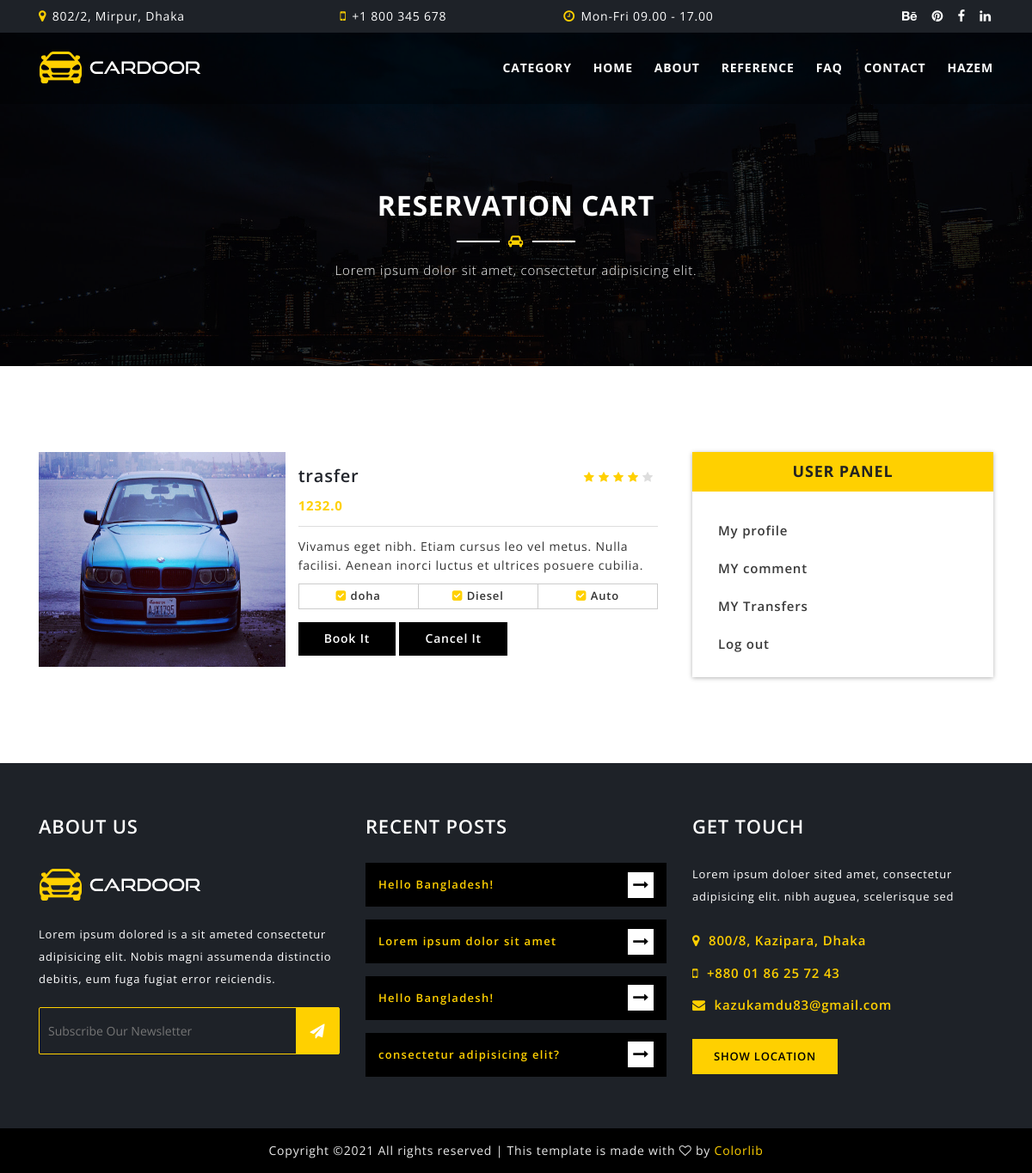
Page /reservations/reservcart (signed in) on the earlier database version.
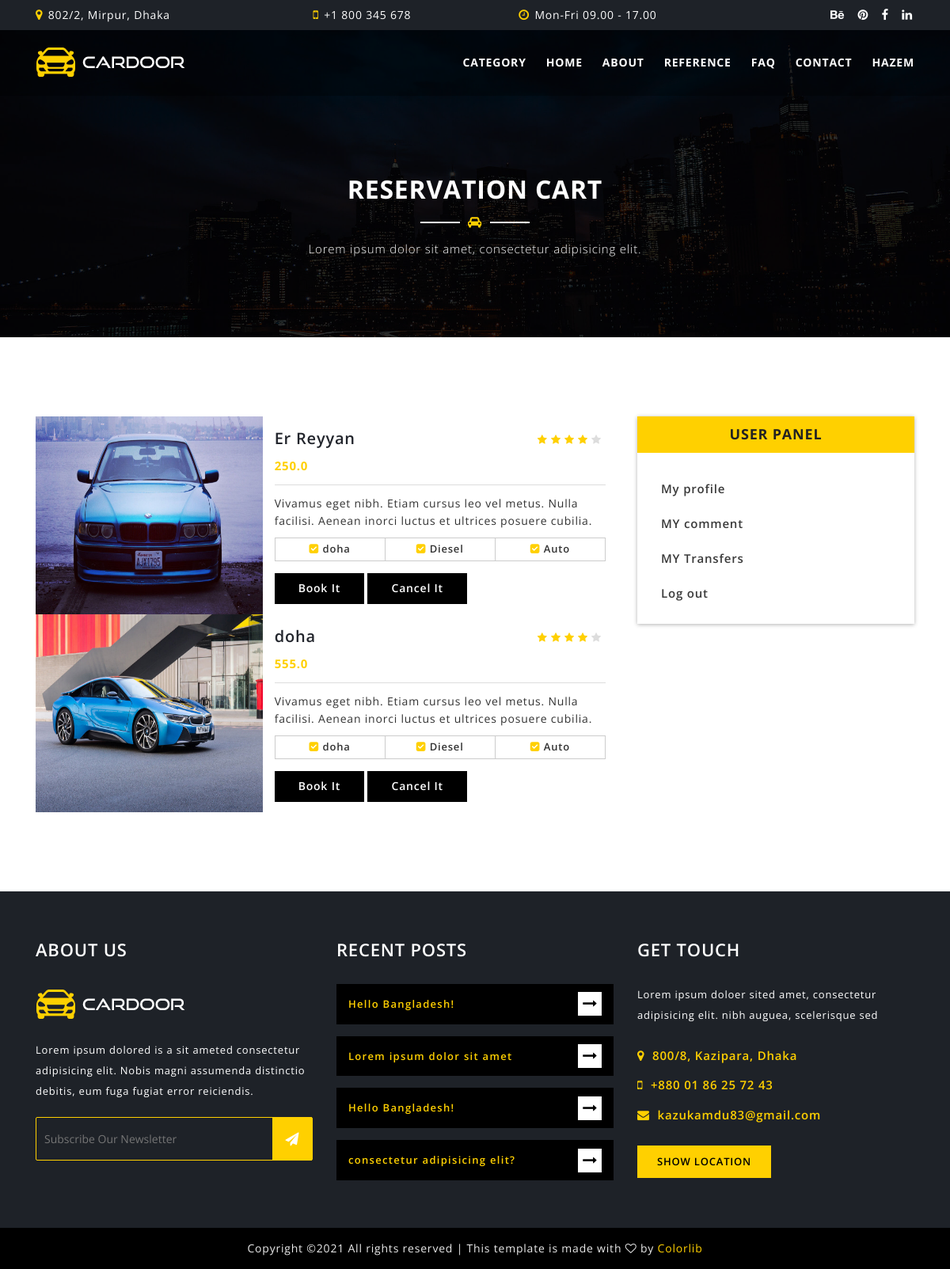
Same page on the later database version.
### reservations/models.py (models this page shows, shortened)
class ReservCart(models.Model):
    user = models.ForeignKey(User, on_delete=models.SET_NULL, null=True)
    transfer = models.ForeignKey(Transfer, on_delete=models.SET_NULL, null=True)

### transfer/models.py (models this page shows, shortened)
class Transfer(models.Model):
    STATUS = (
        ('True', 'True'),
        ('False', 'False'),
    )
    LOCATION = (
        ('Address', 'Address'),
        ('Hotel', 'Hotel'),
    )
    BAGGAGE = (
        ('YES', 'YES'),
        ('NO', 'NO')
    )
    category = models.ForeignKey(Category, on_delete=models.CASCADE)
    title = models.CharField(max_length=150)
    keywords = models.CharField(max_length=255)
    description = models.CharField(max_length=255)
    image = models.ImageField(null=True, upload_to='images/', default='images/default.jpg')
    airport = models.CharField(max_length=50)
    seat = models.IntegerField()
    shuttle = models.CharField(max_length=50)
    price = models.FloatField()
    detail = RichTextUploadingField()
    slug = models.SlugField(null=False, unique=True)
    status = models.CharField(max_length=30, choices=STATUS)
    create_at = models.DateTimeField(auto_now_add=True)
    update_at = models.DateTimeField(auto_now=True)
    def image_tag(self):
        return mark_safe('<img src="{}" height="50"/>'.format(self.image.url))
    image_tag.short_description = 'Image'

### reservations/views.py (the view)
# urls.py: path('reservcart', views.reservcart, name='reservcart'),
@login_required(login_url='/login')
def reservcart(request):
    category = Category.objects.all()
    current_user = request.user
    reserv_cart = ReservCart.objects.filter(user_id=current_user.id)
    context = {'category': category, 'reserv_cart': reserv_cart}
    return render(request, 'reserv_cart.html', context)

### reservations/templates/reserv_cart.html (shortened to what this page needs)
{% extends "homebase.html" %}
{% block body %}
<section id="page-title-area" class="section-padding overlay">
    <div class="container">
        <div class="row">
            <div class="col-lg-12">
                <div class="section-title  text-center">
                    <h2>Reservation Cart</h2>
                    <span class="title-line"><i class="fa fa-car"></i></span>
                    <p>Lorem ipsum dolor sit amet, consectetur adipisicing elit.</p>
                </div>
            </div>
        </div>
    </div>
</section>
<section id="car-list-area" class="section-padding">
    <div class="container">
        <div class="row">
            <div class="col-lg-8">
                <div class="row">
                    {% for rs in reserv_cart %}
                    <div class="col-lg-5">
                            <img src="{{ rs.transfer.image.url }}" alt="JSOFT" width="400" style="height:250px">
                    </div>
                    <div class="col-lg-7">
                        <div class="display-table">
                            <div class="display-table-cell">
                                <div class="car-list-info">
                                    <h2><a href="#">{{ rs.transfer.title }}</a></h2>
                                    <h5>{{ rs.transfer.price }}</h5>
                                    <p>Vivamus eget nibh. Etiam cursus leo vel metus. Nulla facilisi. Aenean inorci luctus et ultrices posuere cubilia.</p>
                                    <ul class="car-info-list">
                                        <li>{{rs.transfer.airport}}</li>
                                        <li>Diesel</li>
                                        <li>Auto</li>
                                    </ul>
                                    <p class="rating">
                                        <i class="fa fa-star"></i>
                                        <i class="fa fa-star"></i>
                                        <i class="fa fa-star"></i>
                                        <i class="fa fa-star"></i>
                                        <i class="fa fa-star unmark"></i>
                                    </p>
                                    <a href="/reservations/reservit" class="rent-btn">Book It</a>
                                    <a href="/reservations/deletereservcart/{{ rs.id }}" class="rent-btn">Cancel It</a>
                                </div>
                            </div>
                        </div>
                    </div>
                    {% endfor %}
                </div>
            </div>
            <div class="col-lg-4">
                <div class="sidebar-content-wrap m-t-50">
                    <div class="single-sidebar">
                        <h3>User Panel</h3>
                        <div class="sidebar-body">
                            <ul class="recent-tips">
                                <li class="single-recent-tips">
                                    <div class="recent-tip-body">
                                        <h4><a href="#">My profile</a></h4>
                                    </div>
                                </li>
                                <li class="single-recent-tips">
                                    <div class="recent-tip-body">
                                        <h4><a href="/user/comments">MY comment</a></h4>
                                    </div>
                                </li>
                                <li class="single-recent-tips">
                                    <div class="recent-tip-body">
                                        <h4><a href="#">MY Transfers</a></h4>
                                    </div>
                                </li>
                                <li class="single-recent-tips">
                                    <div class="recent-tip-body">
                                        <h4><a href="/logout">Log out</a></h4>
                                    </div>
                                </li>
                            </ul>
                        </div>
                    </div>
                </div>
            </div>
        </div>
    </div>
</section>
{% endblock %}

### home/templates/homebase.html (shortened to what this page needs)
<!DOCTYPE html>
<html class="no-js" lang="zxx">
<head>
    {% load static %}
    <link href="{% static 'css/bootstrap.min.css' %}" rel="stylesheet">
    <link href="{% static 'css/plugins/vegas.min.css' %}" rel="stylesheet">
    <link href="{% static 'css/plugins/slicknav.min.css' %}" rel="stylesheet">
    <link href="{% static 'css/plugins/magnific-popup.css' %}" rel="stylesheet">
    <link href="{% static 'css/plugins/owl.carousel.min.css' %}" rel="stylesheet">
    <link href="{% static 'css/plugins/gijgo.css' %}" rel="stylesheet">
    <link href="{% static 'css/font-awesome.css' %}" rel="stylesheet">
    <link href="{% static 'css/reset.css' %}" rel="stylesheet">
    <link href="{% static 'style.css' %}" rel="stylesheet">
    <link href="{% static 'css/responsive.css' %}" rel="stylesheet">
</head>
<body>
    {% include 'header.html' %}
    {% block body %} {% endblock %}
    {% include 'footer.html' %}
</body>
</html>

### home/templates/header.html (shortened to what this page needs)
 {% load static %}
    <header id="header-area" class="fixed-top">
        <div id="header-top" class="d-none d-xl-block">
            <div class="container">
                <div class="row">
                    <div class="col-lg-3 text-left">
                        <i class="fa fa-map-marker"></i> 802/2, Mirpur, Dhaka
                    </div>
                    <div class="col-lg-3 text-center">
                        <i class="fa fa-mobile"></i> +1 800 345 678
                    </div>
                    <div class="col-lg-3 text-center">
                        <i class="fa fa-clock-o"></i> Mon-Fri 09.00 - 17.00
                    </div>
                    <div class="col-lg-3 text-right">
                        <div class="header-social-icons">
                            <a href="#"><i class="fa fa-behance"></i></a>
                            <a href="#"><i class="fa fa-pinterest"></i></a>
                            <a href="#"><i class="fa fa-facebook"></i></a>
                            <a href="#"><i class="fa fa-linkedin"></i></a>
                        </div>
                    </div>
                </div>
            </div>
        </div>
        <div id="header-bottom">
            <div class="container">
                <div class="row">
                    <div class="col-lg-4">
                        <a href="/" class="logo">
                            <img src="{% static 'img/logo.png' %}" alt="JSOFT">
                        </a>
                    </div>
                    <div class="col-lg-8  d-xl-block">
                       <nav class="mainmenu alignright">
                            <ul>
                                <li><a href="\">Category</a>
                                        {% load mptt_tags %}
                                </li>
                                <li><a href="/">Home</a></li>
                                <li><a href="/aboutus">About</a></li>
                                <li><a href="/references">Reference</a></li>
                                <li><a href="/sss">FAQ</a></li>
                                <li><a href="/contact">Contact</a></li>
                                {% if user.id is not None %}
                                <li><a href="/user">{{ user.first_name }}</a>
                                </li>
                                {% else %}
                                <li><a href="/login/">Login</a></li>
                                <li><a href="/signup/">Sign Up </a></li>
                                {% endif %}
                            </ul>
                        </nav>
                    </div>
                </div>
            </div>
        </div>
    </header>

### home/templates/footer.html (shortened to what this page needs)
{% load static %}
    <section id="footer-area">
        <div class="footer-widget-area">
            <div class="container">
                <div class="row">
                    <div class="col-lg-4 col-md-6">
                        <div class="single-footer-widget">
                            <h2>About Us</h2>
                            <div class="widget-body">
                                <img src="{% static 'img/logo.png' %}" alt="JSOFT">
                                <p>Lorem ipsum dolored is a sit ameted consectetur adipisicing elit. Nobis magni assumenda distinctio debitis, eum fuga fugiat error reiciendis.</p>
                                <div class="newsletter-area">
                                    <form action="index.html">
                                        <input type="email" placeholder="Subscribe Our Newsletter">
                                        <button type="submit" class="newsletter-btn"><i class="fa fa-send"></i></button>
                                    </form>
                                </div>
                            </div>
                        </div>
                    </div>
                    <div class="col-lg-4 col-md-6">
                        <div class="single-footer-widget">
                            <h2>Recent Posts</h2>
                            <div class="widget-body">
                                <ul class="recent-post">
                                    <li>
                                        <a href="#">
                                           Hello Bangladesh!
                                           <i class="fa fa-long-arrow-right"></i>
                                       </a>
                                    </li>
                                    <li>
                                        <a href="#">
                                          Lorem ipsum dolor sit amet
                                           <i class="fa fa-long-arrow-right"></i>
                                       </a>
                                    </li>
                                    <li>
                                        <a href="#">
                                           Hello Bangladesh!
                                           <i class="fa fa-long-arrow-right"></i>
                                       </a>
                                    </li>
                                    <li>
                                        <a href="#">
                                            consectetur adipisicing elit?
                                           <i class="fa fa-long-arrow-right"></i>
                                       </a>
                                    </li>
                                </ul>
                            </div>
                        </div>
                    </div>
                    <div class="col-lg-4 col-md-6">
                        <div class="single-footer-widget">
                            <h2>get touch</h2>
                            <div class="widget-body">
                                <p>Lorem ipsum doloer sited amet, consectetur adipisicing elit. nibh auguea, scelerisque sed</p>
                                <ul class="get-touch">
                                    <li><i class="fa fa-map-marker"></i> 800/8, Kazipara, Dhaka</li>
                                    <li><i class="fa fa-mobile"></i> +880 01 86 25 72 43</li>
                                    <li><i class="fa fa-envelope"></i> kazukamdu83@gmail.com</li>
                                </ul>
                                <a href="https://goo.gl/maps/b5mt45MCaPB2" class="map-show" target="_blank">Show Location</a>
                            </div>
                        </div>
                    </div>
                </div>
            </div>
        </div>
        <div class="footer-bottom-area">
            <div class="container">
                <div class="row">
                    <div class="col-lg-12 text-center">
                        <p>
Copyright &copy;<script>document.write(new Date().getFullYear());</script> All rights reserved | This template is made with <i class="fa fa-heart-o" aria-hidden="true"></i> by <a href="https://colorlib.com" target="_blank">Colorlib</a>
</p>
                    </div>
                </div>
            </div>
        </div>
    </section>

### home/static/css/responsive.css (style rules this page uses)
@media only screen and (min-width: 992px) { .single-pricing-table, .single-footer-widget { margin-bottom: 0; } }
@media only screen and (min-width: 992px) { .car-list-info { margin-left: -15px; } }

Differences in the rows shown:
removed ReservCart: transfer.image (picture), transfer "trasfer", transfer.price "1232.0", transfer.airport "doha"
added ReservCart: transfer.image (picture), transfer "Er Reyyan", transfer.price "250.0", transfer.airport "doha"
added ReservCart: transfer.image (picture), transfer "doha", transfer.price "555.0", transfer.airport "doha"
